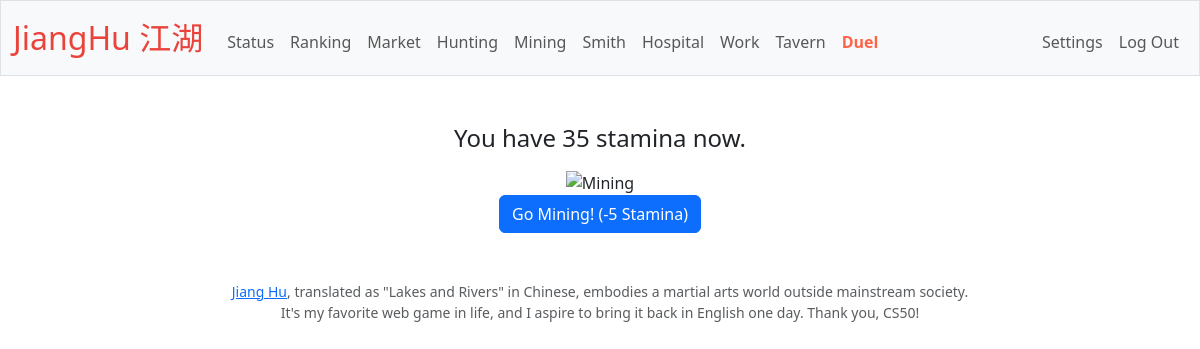
The page /mining (signed in) on the database as committed earlier.
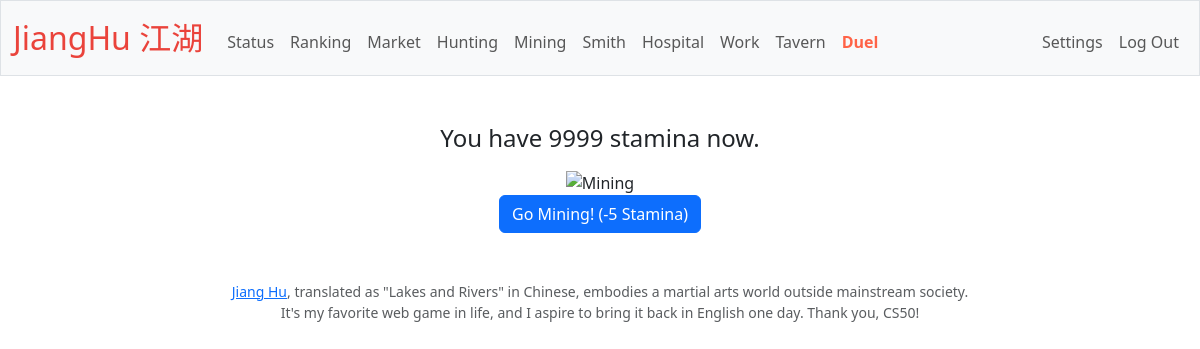
The same page on the database as committed later.
### tables this page shows
CREATE TABLE 'user_status' (
userid INTEGER NOT NULL, 
stamina INTEGER NOT NULL DEFAULT 100,
coins INTEGER NOT NULL DEFAULT 100,
hp INTEGER NOT NULL DEFAULT 100,'attk' INTEGER NOT NULL DEFAULT 1,'def' INTEGER NOT NULL DEFAULT 1,
weapon TEXT,'armour' TEXT, 'exp' INTEGER NOT NULL DEFAULT 0, 'time_in' DATETIME,
FOREIGN KEY (userid) REFERENCES users(id)
);

### app.py (the view)
@app.route("/mining", methods=["GET", "POST"])
@login_required
def mining():
    user_profile = db.execute("SELECT stamina, coins FROM user_status WHERE userid = ?", session["user_id"])
    profile = user_profile[0]
    user_status = db.execute("SELECT status FROM users WHERE id = ?", session["user_id"])
    status = user_status[0]['status']
    if request.method == "POST":
        if profile['stamina'] < 5:
            return apology("You have insufficent stamina!", 400)
        else:
            db.execute("UPDATE user_status SET stamina = stamina - 5 WHERE userid = ?", session["user_id"])
            result = get_ores()
            if result[0] == 'stone':
                db.execute("UPDATE user_status SET coins = coins + 1 WHERE userid = ?", session["user_id"])
                flash("You dug really deep....and got some useless stones - but you managed to sell them at 1 coin!")
                return redirect("/")
            else:
                if result[1] == 0:
                    flash("Awww! You saw {} but you couldn't reach them!".format(result[0]))
                    return redirect("/mining")
                else:
                    flash("Congratulations! You just got {} {} !".format(result[1], result[0]))
                    check = db.execute("SELECT * FROM items WHERE userid = ? AND name = ?", session["user_id"], result[0])
                    if len(check) == 0:
                        db.execute("INSERT INTO items (userid, name, category, quantity) VALUES (?, ?, ?, ?)", session["user_id"], result[0], "normal", result[1])
                    else:
                        db.execute("UPDATE items SET quantity = quantity + ? WHERE userid = ? AND name = ?", result[1], session["user_id"], result[0])
                    return redirect("/")
    else:
        print(user_status)
        return render_template("mining.html", profile=profile, status=status)

### app.py (called while the page is built)
@app.after_request
def after_request(response):
    response.headers["Cache-Control"] = "no-cache, no-store, must-revalidate"
    response.headers["Expires"] = 0
    response.headers["Pragma"] = "no-cache"
    return response

### helpers.py (called while the page is built)
def login_required(f):
    @wraps(f)
    def decorated_function(*args, **kwargs):
        if session.get("user_id") is None:
            return redirect("/login")
        return f(*args, **kwargs)
    return decorated_function

### templates/mining.html (shortened to what this page needs)
{% extends "layout.html" %}
{% block main %}
    <h4>You have {{ profile['stamina'] }} stamina now.</h4>
    <img src="https://media.tenor.com/3lKOUpJq0W0AAAAi/ooznmates-ooz.gif" alt="Mining" style="width:480px;height:480px">
    {% if status == 'dead' %}
    <p> YOU ARE DEAD AND MUST REVIVE IN HOSPITAL! </p>
    {% elif status == 'busy' %}
    <p>YOU ARE NOW BUSY IN OTHER ACTIVITIES.</p>
    {% elif status == 'active' %}
    <form action="/mining" method="post">
        <button class="btn btn-primary" type="submit" name="mining" value="mining">
            Go Mining! (-5 Stamina)
        </button>
    </form>
    {% endif %}
{% endblock %}

Rows that differ between the two databases and show on the page:
changed user_status: stamina "35" → "9999"
